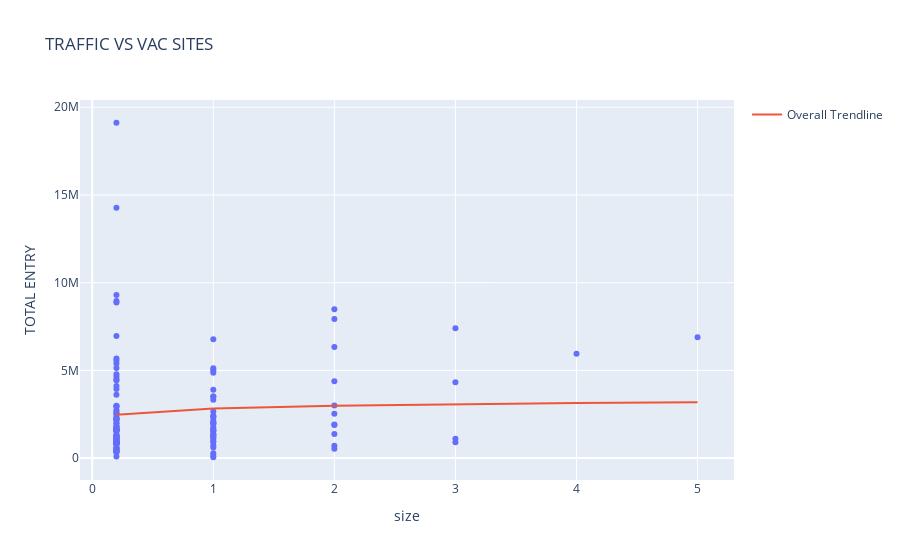

The code cell stored with this chart in its notebook:
### Code cell
fig = px.scatter(dfWithLast7, x="size", y = 'TOTAL ENTRY', 
                 title = "TRAFFIC VS VAC SITES",
                trendline='ols', trendline_scope='overall', trendline_options=dict(log_x=True))
fig.show()

### Figure 1 — Plotly figure (JSON) as saved in the notebook; plotly's stock layout.template omitted (floating-point values rounded to 4 significant figures; data arrays with more than 128 entries replaced by an {"elided": "..."} marker saying what was removed)
{"data": [{"hovertemplate": "size=%{x}<br>TOTAL ENTRY=%{y}<extra></extra>", "legendgroup": "", "marker": {"color": "#636efa", "symbol": "circle"}, "mode": "markers", "name": "", "orientation": "v", "showlegend": false, "type": "scatter", "x": {"elided": "131 float values"}, "xaxis": "x", "y": {"elided": "131 int values"}, "yaxis": "y"}, {"hovertemplate": "<b>OLS trendline</b><br>TOTAL ENTRY = 508578 * log10(size) + 2.83122e+06<br>R<sup>2</sup>=0.006206<br><br>size=%{x}<br>TOTAL ENTRY=%{y} <b>(trend)</b><extra></extra>", "legendgroup": "Overall Trendline", "line": {"color": "#EF553B"}, "mode": "lines", "name": "Overall Trendline", "showlegend": true, "type": "scatter", "x": {"elided": "131 float values"}, "xaxis": "x", "y": {"elided": "131 float values"}, "yaxis": "y"}], "layout": {"legend": {"tracegroupgap": 0}, "title": {"text": "TRAFFIC VS VAC SITES"}, "xaxis": {"anchor": "y", "domain": [0, 1], "title": {"text": "size"}}, "yaxis": {"anchor": "x", "domain": [0, 1], "title": {"text": "TOTAL ENTRY"}}}}
